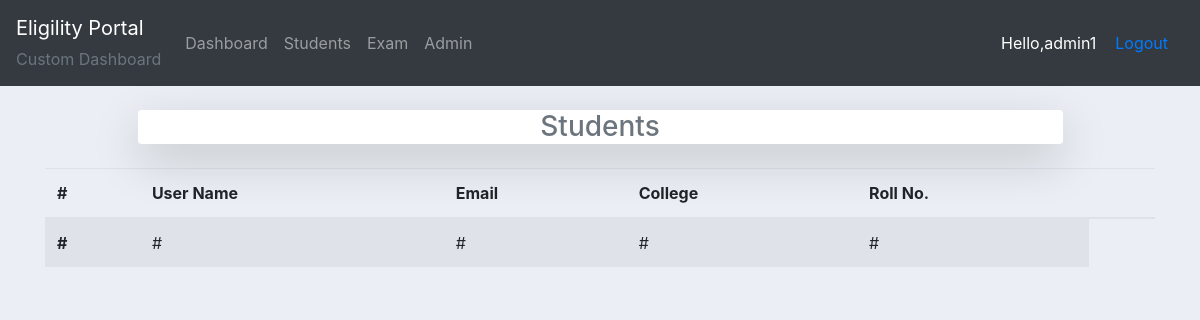
/adminapp/all-students-data/ (signed in), run on an earlier commit of the app's database.
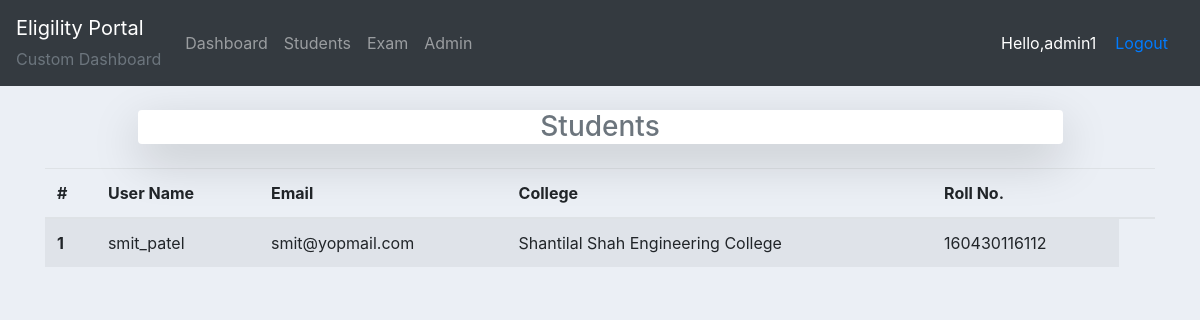
And on a later commit of the database.
### exam/models.py (models this page shows)
class Student(models.Model):
    user = models.OneToOneField(User, on_delete=models.CASCADE)
    college = models.ForeignKey(College, on_delete=models.CASCADE, related_name='college')
    roll_no = models.CharField(max_length=15)

class College(models.Model):
    clg_name = models.CharField(max_length=300)
    def __str__(self):
        return self.clg_name

### exam/decorators.py (the view)
        def wrapper_func(request, *args,  **kwargs):
            group = None
            if request.user.groups.exists():
                group = request.user.groups.all()[0].name
            if group in allowed_roles:
                return view_func(request, *args, **kwargs)
            else:
                return HttpResponse('Not Allowed')

### adminapp/views.py (called while the page is built)
@login_required(login_url='adminapp:loginadmin/')
@allowed_users(allowed_roles=['admin'])
def allStudents(request):
    all_students = Student.objects.all()
    context = {'all_students':all_students}
    return render(request, 'adminapp/all_students.html', context)

### adminapp/templates/adminapp/all_students.html
{% extends 'adminapp/main.html' %}
{% block content %}
<div class="container">
    <div class="colleges col-md-10 my-4 offset-md-1 shadow-lg bg-white rounded align-middle"><h3 class="head text-center text-muted align-middle">Students</h3></div>
    <table class="table table-striped">
        <thead>
          <tr>
            <th scope="col">#</th>
            <th scope="col">User Name</th>
            <th scope="col">Email</th>
            <th scope="col">College</th>
            <th scope="col">Roll No.</th>
            <th></th>
          </tr>
        </thead>
        <tbody>
            {% if all_students %}
            {% for student in all_students %}
                <tr>
                    <th scope="row">{{ forloop.counter }}</th>
                    <td>{{student.user.username}}</td>
                    <td>{{student.user.email}}</td>
                    <td>{{student.college}}</td>
                    <td>{{student.roll_no}}</td>
                </tr>
            {% endfor %}
            {% else %}
            <tr>
                <th scope="row">#</th>
                <td>#</td>
                <td>#</td>
                <td>#</td>
                <td>#</td>
            </tr>
            {% endif %}
        </tbody>
      </table>
  </div>
{% endblock  %}

What changed in the data, as far as the page shows it:
added Student: user.username "smit_patel", user.email "smit@yopmail.com", college "Shantilal Shah Engineering College", roll_no "160430116112"
